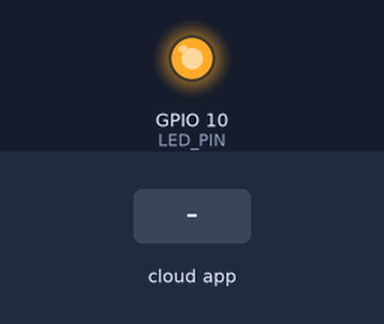
Bench run of a sketch on a simulated ESP32-C3. Parts: output pins drawn as LEDs (lit = HIGH). Dashed ring = blinking. The inputs (shaded band) are chosen by the test bench. WiFi joins after 1.5 s; servers stay silent unless stated; the ROS host is connected and sends only what is stated; what the sketch prints to the serial monitor is not drawn.

Above: at 2.7 s.
2.8 s: the phone or cloud app sets light_frequency to 90
5.8 s: the phone or cloud app sets light_frequency to 0
7.3 s: the phone or cloud app sets light_intensity to 0
At 8.5 s:
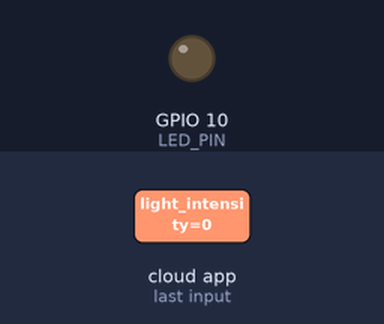
8.8 s: the phone or cloud app sets light_intensity to 45
At 9.7 s:
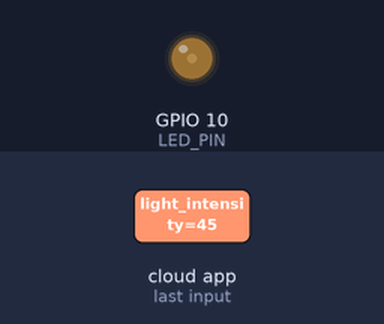
10.3 s: the phone or cloud app sets light_frequency to 45
At 10.75 s:
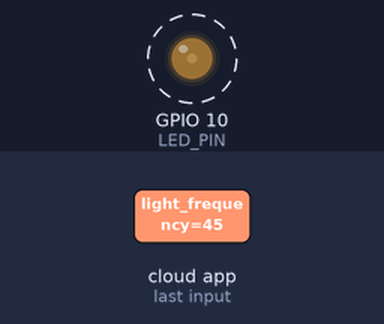
Timing chart, 0 to 14.3 s (numbered marks = the images above; inputs shaded):
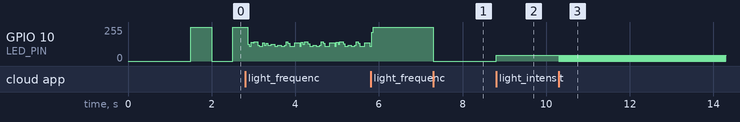

Measured:
- after the input at 7.3 s, GPIO 10 (LED_PIN): 255/255 → 0/255 at once
- after the input at 8.8 s, GPIO 10 (LED_PIN): 0/255 → 45/255 at once
- after the input at 10.3 s, GPIO 10 (LED_PIN): alternates 45/255 for 0.01 s and 0/255 for 0.01 s, starting at once

The sketch:

light_ros.ino
```cpp
// Board: ESP32C3 Dev Module

#define ROSSERIAL_ARDUINO_TCP
#define LED_PIN 10

#include "WiFi.h"
#include <ros.h>
#include <std_msgs/Int16.h>
#include <std_msgs/String.h>

const char *ssid = "";
const char *password = "";

// ip of your ROS machine (for Windows, if you use port
// forwarding, it is the IP of Windows and you need to have port forwarding to redirect
// packets to your WSL linux)
IPAddress server(192, 168, 1, 12);

ros::NodeHandle nh; // the node
std_msgs::Int16 int_msg; // the type of message that will be received

// -------- STATE --------
volatile float freq_hz = 1.0;       // Blink frequency (Hz)
volatile int intensity = 255;       // LED brightness (0–255)
unsigned long lastToggle = 0;
bool ledOn = false;

void intensity_callback( const std_msgs::Int16& msg){
  Serial.println("Received intensity");
  intensity = constrain(msg.data, 0, 255);
}
void frequency_callback( const std_msgs::Int16& msg){
  Serial.println("Received frequency");
  if (msg.data >= 0) freq_hz = msg.data;
}
ros::Subscriber<std_msgs::Int16> subInt("light_intensity", &intensity_callback ); // topic to listen on
ros::Subscriber<std_msgs::Int16> subFreq("light_frequency", &frequency_callback ); // topic to listen on

void setup()
{

  Serial.begin(115200);
  Serial.println();
  Serial.print("Connecting to ");
  Serial.println(ssid);

  // Connect to WiFi
  WiFi.begin(ssid, password);
  while (WiFi.status() != WL_CONNECTED) // -> wifi delay -> a must -> otherwise it will restart continuously↪
  {
    delay(500);
    Serial.print(".");
  }
  Serial.println("WiFi connected - IP address: ");
  Serial.println(WiFi.localIP());

  pinMode(LED_PIN, OUTPUT);

  // Setup connection to ROS machine (server)
  nh.getHardware()->setConnection(server, 11511);
  nh.initNode();
  nh.initNode();
  nh.subscribe(subInt);
  nh.subscribe(subFreq);
}

void loop()
{
  nh.spinOnce();

  if (freq_hz == 0) {
    analogWrite(LED_PIN, intensity);
    return;
  }

  // Compute ON/OFF toggle timing
  float halfPeriod = (1000.0 / freq_hz) / 2.0;  // ms
  unsigned long now = millis();

  if (now - lastToggle >= halfPeriod) {
    ledOn = !ledOn;
    lastToggle = now;

    if (ledOn) {
      analogWrite(LED_PIN, intensity);  // LED ON → set brightness
    } else {
      analogWrite(LED_PIN, 0);          // LED OFF
    }
  }
}
```
